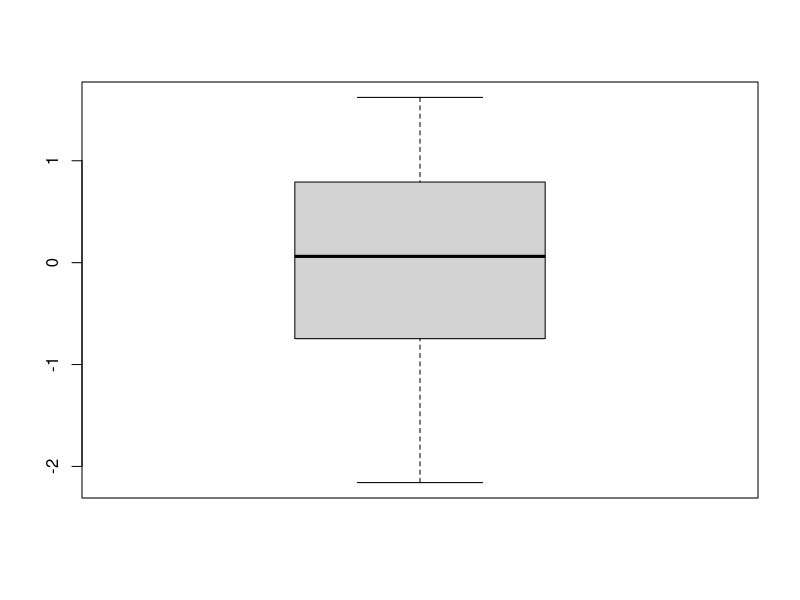
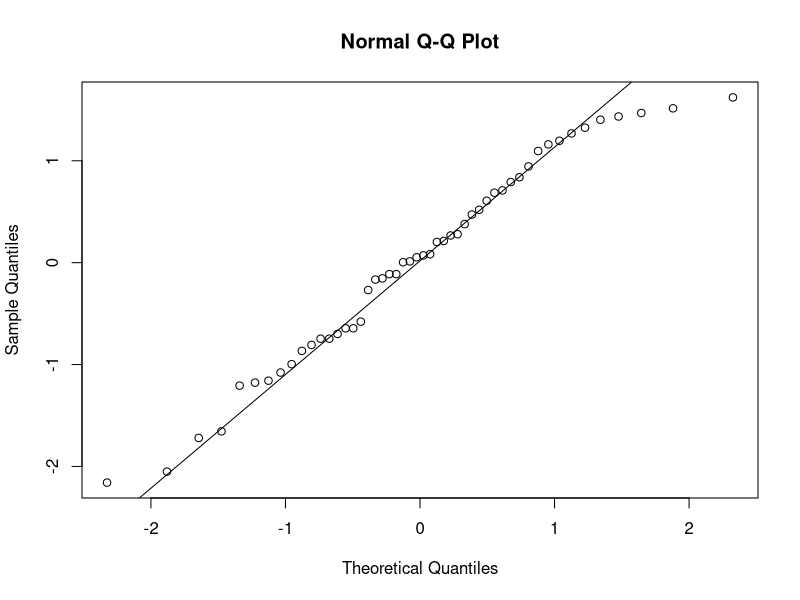

R code for these plots, in order:
## ---- chunk 1
set.seed(457299)
x=rnorm(50)
## ---- chunk 2
summary(x)
## ---- chunk 3
boxplot(x)
## ---- chunk 4
qqnorm(x)
qqline(x)
